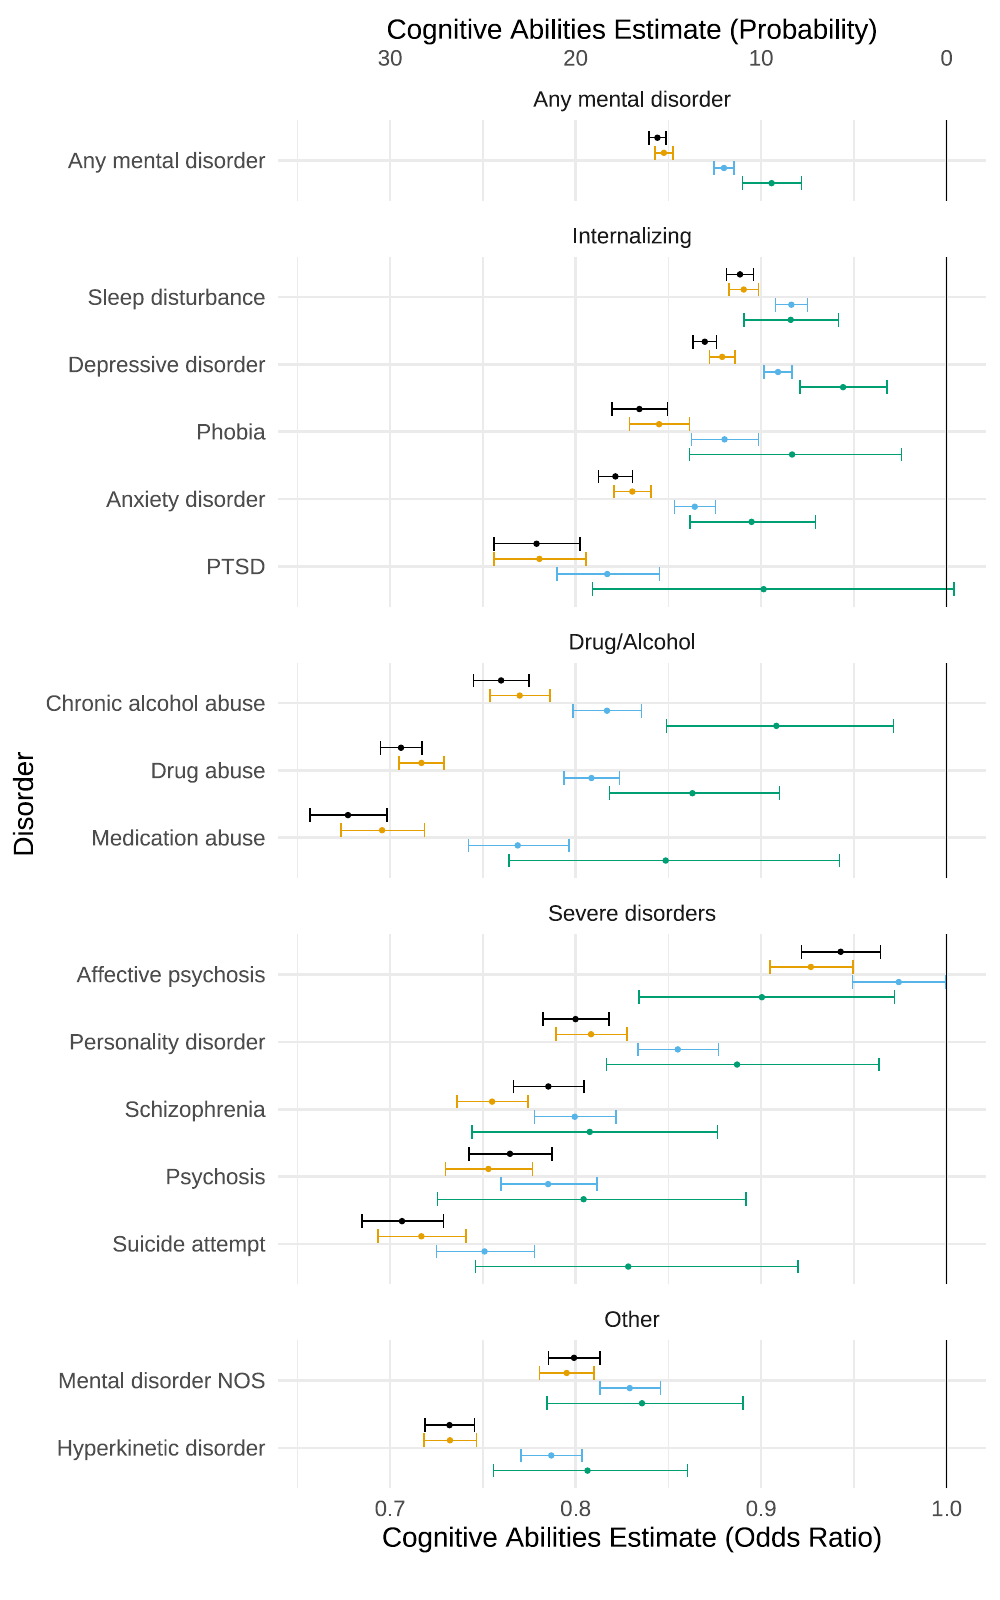

The R source for this figure:
# Coefficient Plot
library(tidyverse)
library(showtext)
theme_set(theme_minimal(base_size = 20))
font_add_google("Merriweather", "Merri", regular.wt = 400)
showtext_auto()

dat <- read_csv("models.csv")
within_dat <- read_csv("within_models.csv")

within_dat <- within_dat |> 
  mutate(model = "mod4")

dat <- bind_rows(dat,within_dat) %>% 
  arrange(name,model)

# Error spelling
dat <- dat %>% 
  mutate(name = case_when(name == "Depressiv disorder" ~ "Depressive disorder",
         T ~ name))

dat$name <- forcats::fct_reorder(dat$name,
                                 dat$estimate,
                                 .fun = min)

dat <- dat %>% 
  mutate(Category = case_when(name %in% c("Drug abuse","Medication abuse","Chronic alcohol abuse") ~ "Drug/Alcohol",
                              name %in% c("Schizophrenia","Affective psychosis","Psychosis","Personality disorder","Suicide attempt") ~ "Severe disorders",
                              name %in% c("Anxiety disorder","Phobia","Depressive disorder","PTSD","Sleep disturbance") ~ "Internalizing",
                              name %in% c("Mental disorder NOS","Hyperkinetic disorder") ~ "Other",
                              name == "Any mental disorder" ~ "Any mental disorder",
                              TRUE ~ "NA"))

dat$Category <- factor(dat$Category,levels = c("Any mental disorder",
                                               "Internalizing",
                                               "Drug/Alcohol",
                                               "Severe disorders",
                                               "Other"))

dat <- dat %>% 
  mutate(model = case_when(model == "mod1" ~ "Model 1: Cognitive ability predicting disorder",
                           model == "mod2" ~ "Model 2: Control for socioeconomic background",
                           model == "mod3" ~ "Model 3: Control for educational attainment",
                           model == "mod4" ~ "Model 4: Comparison of brothers"))


ggplot(dat,aes(estimate,name,xmin = conf.low,xmax = conf.high,
               color = model)) + 
  geom_point(position = position_dodge2(reverse = T,width = .9)) + 
  geom_errorbar(position = position_dodge2(reverse = T,width = 1)) + 
  geom_vline(xintercept = 1) +
  scale_x_continuous(sec.axis = sec_axis(~(1-.)*100,
                                         name = "Cognitive Abilities Estimate (Probability)")) + 
  ggthemes::scale_color_colorblind() + 
  ggforce::facet_col(~Category,scales = "free_y",space = "free") +
  labs(y = "Disorder",
       x = "Cognitive Abilities Estimate (Odds Ratio)",
       color = "Models",
       caption = "") + 
  theme(legend.position = "none")


ggsave("plots/coefs.pdf",width = 10,height = 16)
ggsave("plots/coefs.png",width = 5,height = 6,units = "in")


